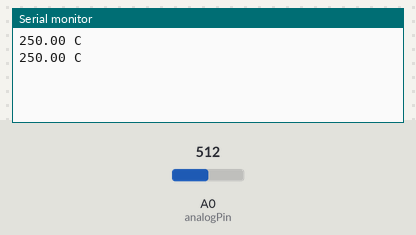
A sketch run on a simulated Arduino Uno, built with avr-gcc and run on an emulated ATmega328P. Parts: the last lines printed to the serial monitor. Inputs (shaded band) come from the test bench; at power-on: A0 (analogPin) = 512.

Above: at 1.8 s.
1.9 s: A0 (analogPin) set to 716
At 2.8 s:
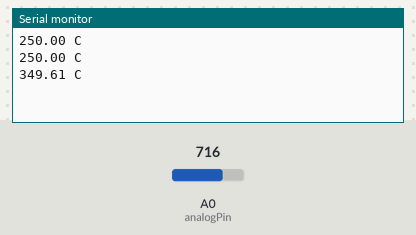
3.4 s: A0 (analogPin) set to 900
At 4.4 s:
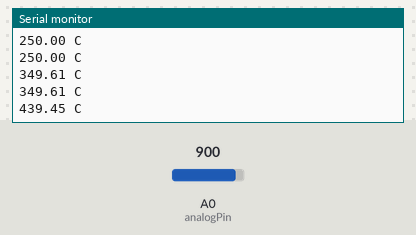
Timing chart, 0 to 6.4 s (numbered marks = the images above; inputs shaded):
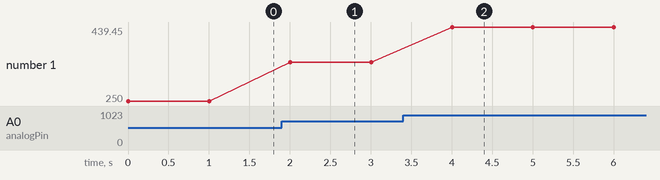

The sketch:

sensor_temperatura_LM35.ino
```cpp
/* Temperatura em Celsius */

int analogPin = 0;
float valAnalog;
float temperatura;

void setup() {
  Serial.begin(9600);
}

void loop() {
  valAnalog = analogRead(analogPin);
  temperatura = ( 5 * valAnalog * 100) / 1024 ;
  Serial.print(temperatura);
  Serial.println(" C");
  delay(1000) ;
}
```

Measured:
- after the input at 1.9 s, the serial monitor: prints a new line after 0.10 s (image 1)
- after the input at 3.4 s, the serial monitor: prints a new line after 0.60 s (image 2)
- plotted number 1: 250 → 349.61 after the input at 1.9 s, 349.61 → 439.45 after the input at 3.4 s
